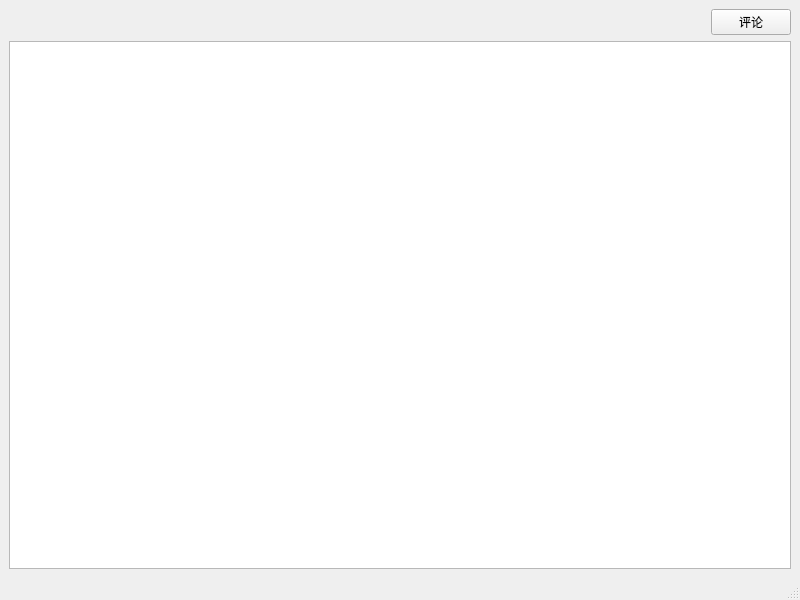
<?xml version="1.0" encoding="UTF-8"?>
<ui version="4.0">
 <class>Postwindow</class>
 <widget class="QMainWindow" name="Postwindow">
  <property name="geometry">
   <rect>
    <x>0</x>
    <y>0</y>
    <width>800</width>
    <height>600</height>
   </rect>
  </property>
  <property name="windowTitle">
   <string>MainWindow</string>
  </property>
  <widget class="QWidget" name="centralwidget">
   <layout class="QGridLayout" name="gridLayout">
    <item row="0" column="0">
     <layout class="QHBoxLayout" name="horizontalLayout">
      <item>
       <spacer name="horizontalSpacer">
        <property name="orientation">
         <enum>Qt::Horizontal</enum>
        </property>
        <property name="sizeHint" stdset="0">
         <size>
          <width>40</width>
          <height>20</height>
         </size>
        </property>
       </spacer>
      </item>
      <item>
       <widget class="QPushButton" name="pushButton">
        <property name="text">
         <string>评论</string>
        </property>
       </widget>
      </item>
     </layout>
    </item>
    <item row="1" column="0">
     <widget class="QTextBrowser" name="textBrowser"/>
    </item>
   </layout>
  </widget>
  <widget class="QMenuBar" name="menubar">
   <property name="geometry">
    <rect>
     <x>0</x>
     <y>0</y>
     <width>800</width>
     <height>21</height>
    </rect>
   </property>
  </widget>
  <widget class="QStatusBar" name="statusbar"/>
 </widget>
 <resources/>
 <connections/>
</ui>
